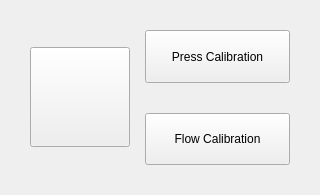
<?xml version="1.0" encoding="UTF-8"?>
<ui version="4.0">
 <class>FixPageClass</class>
 <widget class="QWidget" name="FixPageClass">
  <property name="geometry">
   <rect>
    <x>0</x>
    <y>0</y>
    <width>320</width>
    <height>195</height>
   </rect>
  </property>
  <property name="windowTitle">
   <string>Form</string>
  </property>
  <layout class="QGridLayout" name="gridLayout">
   <property name="margin">
    <number>30</number>
   </property>
   <property name="spacing">
    <number>15</number>
   </property>
   <item row="0" column="0">
    <layout class="QHBoxLayout" name="horizontalLayout">
     <item>
      <widget class="QPushButton" name="pushButton">
       <property name="sizePolicy">
        <sizepolicy hsizetype="Expanding" vsizetype="Expanding">
         <horstretch>0</horstretch>
         <verstretch>0</verstretch>
        </sizepolicy>
       </property>
       <property name="maximumSize">
        <size>
         <width>100</width>
         <height>100</height>
        </size>
       </property>
       <property name="styleSheet">
        <string notr="true">border-image: url(:/weiduodianzi/ui/Calibration.png);</string>
       </property>
       <property name="text">
        <string/>
       </property>
      </widget>
     </item>
     <item>
      <layout class="QVBoxLayout" name="verticalLayout">
       <property name="spacing">
        <number>30</number>
       </property>
       <item>
        <widget class="BtnCtrl" name="pressCalBtn">
         <property name="sizePolicy">
          <sizepolicy hsizetype="Expanding" vsizetype="Expanding">
           <horstretch>0</horstretch>
           <verstretch>0</verstretch>
          </sizepolicy>
         </property>
         <property name="text">
          <string>Press Calibration</string>
         </property>
        </widget>
       </item>
       <item>
        <widget class="BtnCtrl" name="flowCalBtn">
         <property name="sizePolicy">
          <sizepolicy hsizetype="Expanding" vsizetype="Expanding">
           <horstretch>0</horstretch>
           <verstretch>0</verstretch>
          </sizepolicy>
         </property>
         <property name="text">
          <string>Flow Calibration</string>
         </property>
        </widget>
       </item>
      </layout>
     </item>
    </layout>
   </item>
  </layout>
 </widget>
 <customwidgets>
  <customwidget>
   <class>BtnCtrl</class>
   <extends>QPushButton</extends>
   <header>btnctrl.h</header>
  </customwidget>
 </customwidgets>
 <resources>
  <include location="weiduodianzi.qrc"/>
 </resources>
 <connections/>
</ui>
